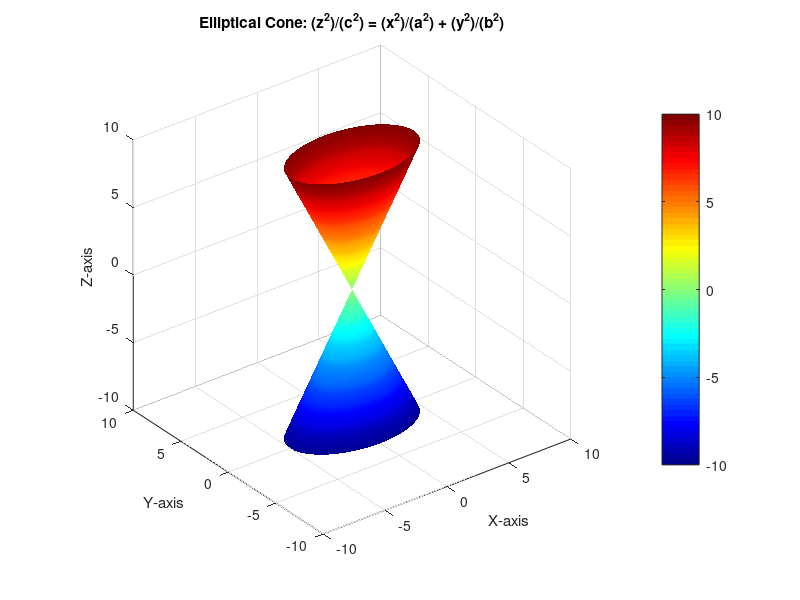

Write MATLAB code to recreate this figure.
% MATLAB Script to Plot a 3D Cone Using Various Definitions
% Author: Jackson Saunders
% Date: 7/13/24

% Clear variables and close figures
clear all; close all; clc;

%% ================== Important Parameters (Edit these to define your cone) ==================

% Method selection (Uncomment the method you want to use)
% method = 'circular';
method = 'elliptical';

% Parameters for Circular Cone
z_min = -10; z_max = 10;     % Range for z-axis

% Parameters for Elliptical Cone
a = 5;                       % Semi-major axis length at base
b = 3;                       % Semi-minor axis length at base
c = 10;                      % Height parameter in (z^2)/(c^2) = (x^2)/(a^2) + (y^2)/(b^2)

% Grid size for plotting
gridSize = 50;               % Adjust the density of the grid

%% =============================== Plotting the Cone =========================================

switch method
    case 'circular'
        % ----- Circular Cone -----
        % Equation: z^2 = x^2 + y^2
        % Parameterization:
        % x = z * cos(theta)
        % y = z * sin(theta)
        % z from z_min to z_max

        % Create a grid of theta and z
        theta = linspace(0, 2*pi, gridSize);
        z = linspace(z_min, z_max, gridSize);
        [Theta, Z] = meshgrid(theta, z);

        % Calculate X, Y
        X = Z .* cos(Theta);
        Y = Z .* sin(Theta);

        % Plotting
        surf(X, Y, Z);
        title('Circular Cone: z^2 = x^2 + y^2');

    case 'elliptical'
        % ----- Elliptical Cone -----
        % Equation: (z^2)/(c^2) = (x^2)/(a^2) + (y^2)/(b^2)
        % Parameterization:
        % x = (z / c) * a * cos(theta)
        % y = (z / c) * b * sin(theta)
        % z from -c to c

        % Create a grid of theta and z
        theta = linspace(0, 2*pi, gridSize);
        z = linspace(-c, c, gridSize);
        [Theta, Z] = meshgrid(theta, z);

        % Calculate X, Y
        X = (Z / c) * a .* cos(Theta);
        Y = (Z / c) * b .* sin(Theta);

        % Plotting
        surf(X, Y, Z);
        title('Elliptical Cone: (z^2)/(c^2) = (x^2)/(a^2) + (y^2)/(b^2)');

    otherwise
        error('Invalid method selected.');
end

% ----- Enhance Plot Appearance -----
xlabel('X-axis'); ylabel('Y-axis'); zlabel('Z-axis');
axis equal;
grid on;
shading interp;
colormap jet;
colorbar;

% ----- Adjust View -----
view(3);  % 3D view
